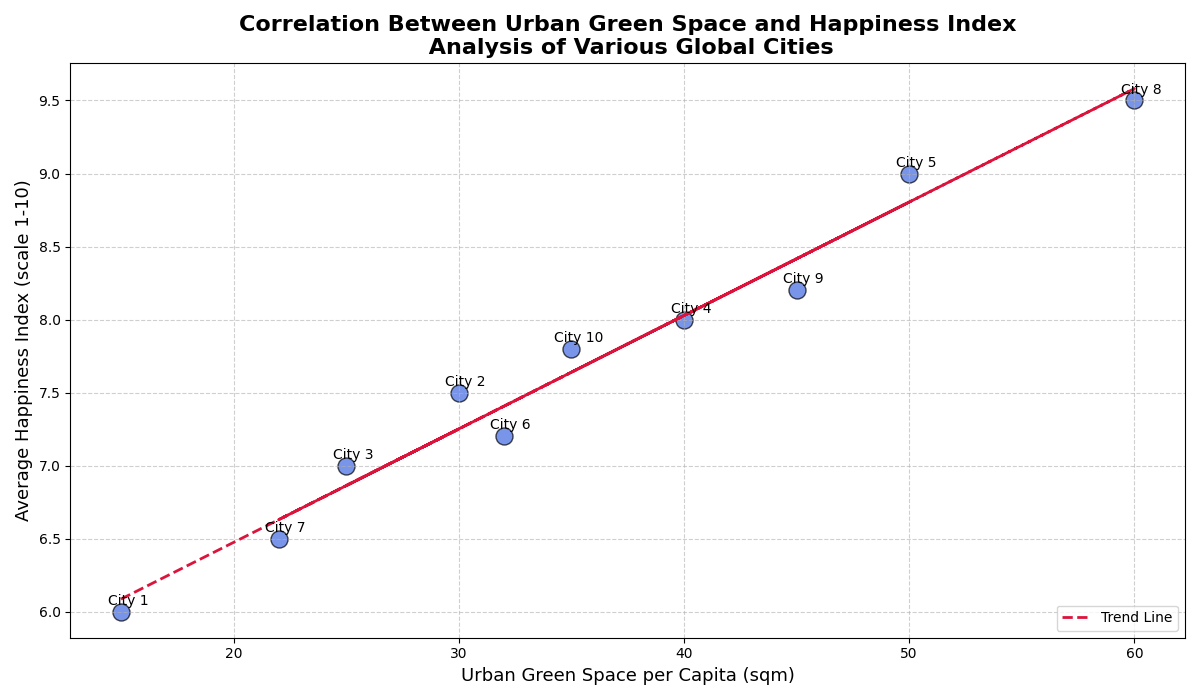

Recreate this plot in Python.
import matplotlib.pyplot as plt
import numpy as np

# Cities (for simplicity, indexed as 1, 2, 3, ..., 10)
cities = np.arange(1, 11)

# Urban green spaces per capita in square meters
green_space_per_capita = np.array([15, 30, 25, 40, 50, 32, 22, 60, 45, 35])

# Average happiness index (scale from 1 to 10)
happiness_index = np.array([6.0, 7.5, 7.0, 8.0, 9.0, 7.2, 6.5, 9.5, 8.2, 7.8])

# Create scatter plot
plt.figure(figsize=(12, 7))
plt.scatter(green_space_per_capita, happiness_index, color='royalblue', edgecolors='black', s=150, alpha=0.7)

# Annotations for each city
for i, city in enumerate(cities):
    plt.annotate(f'City {city}', 
                 (green_space_per_capita[i], happiness_index[i]),
                 textcoords="offset points",
                 xytext=(5,5),
                 ha='center', fontsize=10, color='black')

# Titles and labels
plt.title("Correlation Between Urban Green Space and Happiness Index\n Analysis of Various Global Cities", fontsize=16, fontweight='bold')
plt.xlabel("Urban Green Space per Capita (sqm)", fontsize=13)
plt.ylabel("Average Happiness Index (scale 1-10)", fontsize=13)

# Grid configuration to improve readability
plt.grid(True, linestyle='--', alpha=0.6)

# Add trend line (linear regression)
m, b = np.polyfit(green_space_per_capita, happiness_index, 1)
plt.plot(green_space_per_capita, m * green_space_per_capita + b, color='crimson', linestyle='--', linewidth=2, label='Trend Line')

# Add legend
plt.legend(loc='lower right')

# Automatically adjust layout to prevent text overlapping
plt.tight_layout()

# Display the plot
plt.show()
